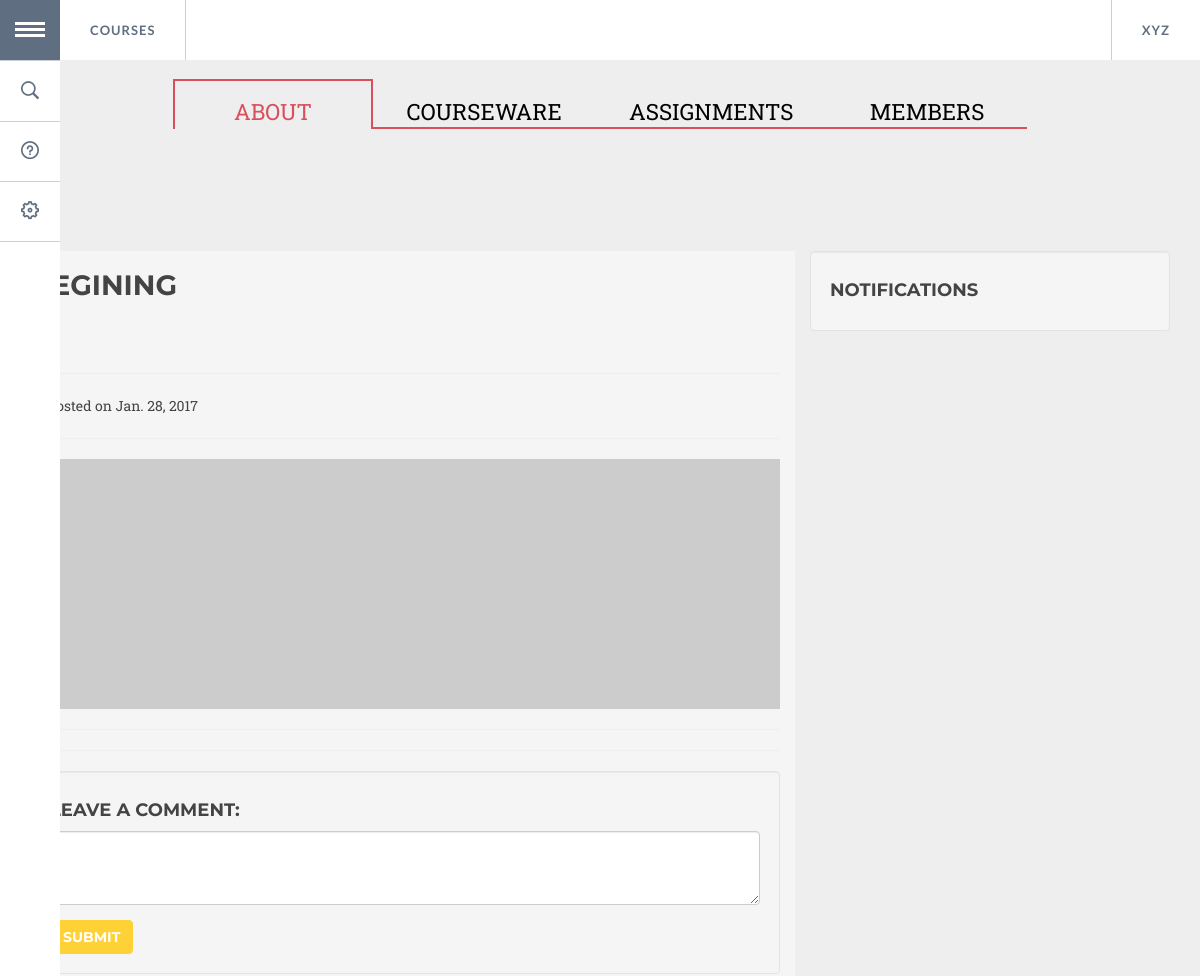
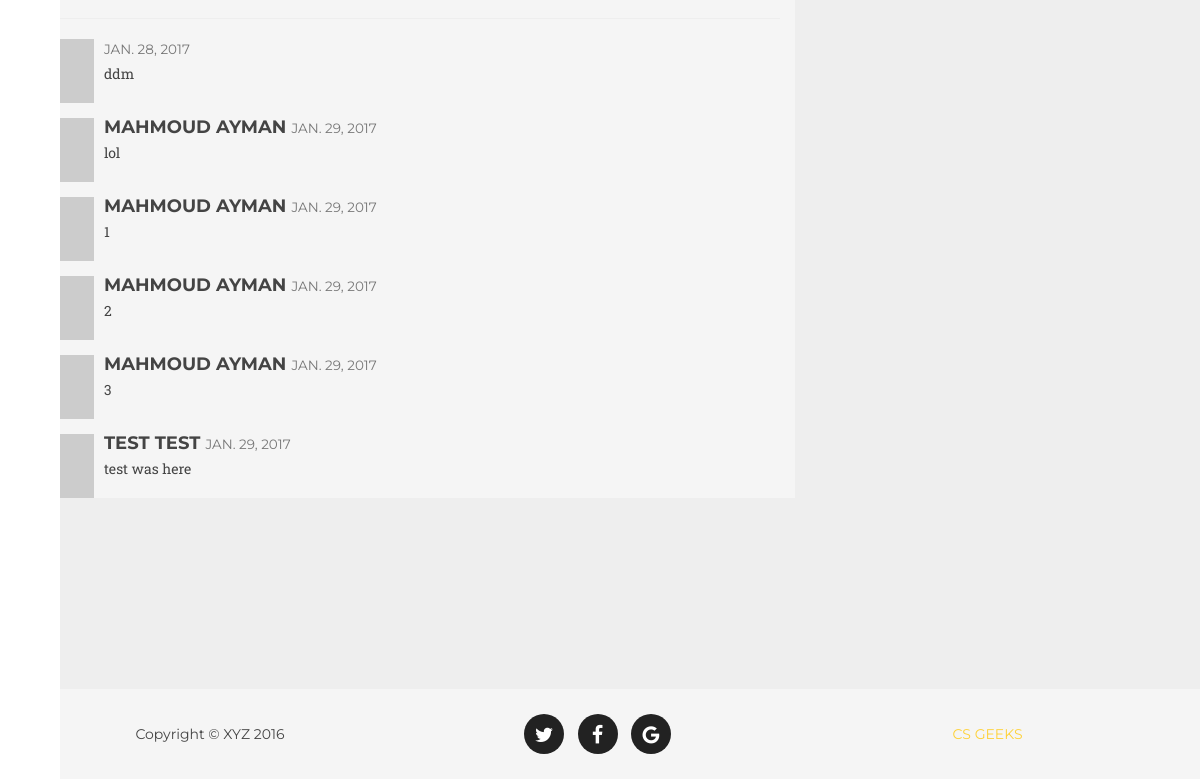
The app's page /courses/6/ (signed in) with its own data (2 pictures, top to bottom).
### courses/models.py (models this page shows, shortened)
class Post(models.Model):
    title=models.CharField(max_length=200, default="")
    by = models.CharField(max_length=200, default="")
    date=models.DateField(auto_now_add=True)
    content=models.TextField()
    img = models.CharField(max_length=200, default="")
    course=models.ForeignKey(Course, on_delete=models.CASCADE)

class Comment(models.Model):
    title=models.CharField(max_length=200, default="")
    content=models.TextField()
    date=models.DateField(auto_now_add=True)
    course=models.ForeignKey(Course, on_delete=models.CASCADE)

### courses/views.py (the view)
# urls.py: url(r'^(?P<course_id>[0-9]+)/$', views.getCourseAbout, name="about"),
def getCourseAbout (request, course_id):
	data =checkAuth(request)
	if(data!=False):
		name = Course.objects.get(pk=course_id).title
		Posts=Course.objects.get(pk=course_id).post_set.all()
		Notis=Course.objects.get(pk=course_id).notification_set.all()
		coms=Course.objects.get(pk=course_id).comment_set.all()
		context={'post':Posts, 'not':Notis,'com':coms,'cid':course_id}
		return render(request, "courses/about.html",context)
	else:
		return render(request, 'courses/form.html')

### courses/views.py (called while the page is built)
def checkAuth (request):
	try:
		m_id=request.session['member_id']
	except KeyError:
		return False
	return m_id

### courses/templates/courses/about.html (shortened to what this page needs)
{% load static %}
<!DOCTYPE html>
<html lang="en" class="no-js">
	<head>
 	        <link href="{% static 'courses/static/vendor/bootstrap/css/bootstrap.min.css'%}" rel="stylesheet">
 		<link rel="stylesheet" type="text/css" href="{% static 'courses/static/css/demo2.css'%}" />
		<link rel="stylesheet" type="text/css" href="{% static 'courses/static/css/component2.css'%}" />
		<link href="{% static 'courses/static/vendor/font-awesome/css/font-awesome.min.css'%}" rel="stylesheet" type="text/css">
    <link rel="stylesheet" type="text/css" href="{% static 'courses/static/css/normalize3.css'%}" />
	<link rel="stylesheet" type="text/css" href="{% static 'courses/static/css/demo3.css'%}" />
	<link rel="stylesheet" type="text/css" href="{% static 'courses/static/css/component3.css'%}" />
    <link href="{% static 'courses/static/css/agency.min.css'%}" rel="stylesheet">
	</head>
	<body style="background-color: #f5f5f5;">
		<div class="container" style=" width: 100%;">
			<ul id="gn-menu" class="gn-menu-main" style="z-index: 20;">
				<li class="gn-trigger">
					<a class="gn-icon gn-icon-menu"><span>Menu</span></a>
					<nav class="gn-menu-wrapper">
						<div class="gn-scroller">
							<ul class="gn-menu">
								<li class="gn-search-item">
									<input placeholder="Search" type="search" class="gn-search">
									<a class="gn-icon gn-icon-search"><span>Search</span></a>
								</li>
								<li><a class="gn-icon gn-icon-help">Help</a></li>
								<li><a href="/courses/logout/" class="gn-icon gn-icon-cog">Log Out</a></li>
							</ul>
						</div>
					</nav>
				</li>
				<li><a href="">Courses</a></li>
				<li><a href="">XYZ</a></li>
			</ul>
		</div>
		<div>
		    <section id="portfolio" class="bg-light-gray" style="padding-top: 55px;">
		    	<section class="section section--menu" id="Ceres">
					<span class="link-copy"></span>
					<nav class="menu menu--ceres">
						<ul class="menu__list">
							<li class="menu__item menu__item--current"><a href="#" class="menu__link">About</a></li>
							<li class="menu__item"><a href="#" class="menu__link">Courseware</a></li>
							<li class="menu__item"><a href="#" class="menu__link">Assignments</a></li>
							<li class="menu__item"><a href="#" class="menu__link">Members</a></li>
						</ul>
					</nav>
				</section>
			    <div class="container" style="margin: 0 auto;">
			        <div class="row">
			            <div  class="col-lg-8" style="background-color:#f5f5f5">
			                {% for i in post %}
			                <h1>{{i.title}}</h1>
			                <p class="lead">
			                </p>
			                <hr>
			                <p> Posted on {{i.date}}</p>
			                <hr>
			                <img class="img-responsive" src="http://placehold.it/900x300" alt="">
			                <hr>
			                <hr>
			                {%endfor%}
			                <div class="well">
			                    <h4>Leave a Comment:</h4>
			                    <form action="{% url 'courses:comment' cid %}" role="form" method="POST">
			                        <div class="form-group">
			                            <textarea name="text" class="form-control" rows="3"></textarea>
			                        </div>
			                        <button type="submit" class="btn btn-primary">Submit</button>
			                    </form>
			                </div>
			                <hr>
			                {% for i in com%}
			                <div class="media">
			                    <a class="pull-left" href="#">
			                        <img class="media-object" src="http://placehold.it/64x64" alt="">
			                    </a>
			                    <div class="media-body">
			                        <h4 class="media-heading">{{i.title}}
			                            <small>{{i.date}}</small>
			                        </h4>
			                        {{i.content}}
			                    </div>
			                </div>
			                {%endfor%}
			            </div>
			            <div class="col-md-4">
			                <div class="well">
			                    <h4>Notifications</h4>
			                </div>
			            </div>
			        </div>
			        <hr>
			    </div>
		    </section>
		</div>
		<footer>
	        <div class="container">
	            <div class="row">
	                <div class="col-md-4">
	                    <span class="copyright">Copyright &copy; XYZ 2016</span>
	                </div>
	                <div class="col-md-4">
	                    <ul class="list-inline social-buttons">
	                        <li><a href="#"><i class="fa fa-twitter"></i></a>
	                        </li>
	                        <li><a href="#"><i class="fa fa-facebook"></i></a>
	                        </li>
	                        <li><a href="#"><i class="fa fa-google"></i></a>
	                        </li>
	                    </ul>
	                </div>
	                <div class="col-md-4">
	                    <ul class="list-inline quicklinks">
	                        <li><a href="#">CS GEEKS</a>
	                        </li>
	                    </ul>
	                </div>
	            </div>
	        </div>
    	</footer>
	</body>
</html>

### courses/static/courses/static/css/demo2.css (style rules this page uses)
body { background: #34495e; }

### courses/static/courses/static/css/demo3.css (style rules this page uses)
*, *:after, *:before { -webkit-box-sizing: border-box; box-sizing: border-box; }
body { font-family: 'Avenir Next', Avenir, 'Helvetica Neue', 'Lato', 'Segoe UI', Helvetica, Arial, sans-serif; color: #444; background: #fff; -webkit-font-smoothing: antialiased; -moz-osx-font-smoothing: grayscale; }
a { text-decoration: none; color: #4e3c3e; outline: none; }
.link-copy { position: absolute; top: 2em; right: 2em; width: 20px; height: 20px; cursor: pointer; background: url(../img/link.svg) no-repeat center center; background-size: cover; }
.link-copy::after { content: 'Click to copy direct link'; font-size: 0.85em; font-weight: bold; position: absolute; right: 100%; margin: 0 1em 0 0; white-space: nowrap; pointer-events: none; opacity: 0; color: #ddd; -webkit-transform: translate3d(10px, 0, 0); transform: translate3d(10px, 0, 0); -webkit-transition: -webkit-transform 0.3s, opacity 0.3s; transition: transform 0.3s, opacity 0.3s; }
.link-copy::before { content: ''; position: absolute; top: 50%; left: 50%; width: 50px; height: 50px; margin: -25px 0 0 -25px; opacity: 0; border-radius: 50%; background: #d94f5c; }
.section { display: -webkit-flex; display: flex; -webkit-flex-direction: column; flex-direction: column; -webkit-justify-content: center; justify-content: center; -webkit-align-items: center; align-items: center; }
.section--menu { position: relative; overflow: hidden; height: 15px; padding-top: 5em; padding-bottom: 9em; }

### records on screen
Post: title "BEGINING", date "Jan. 28, 2017"
Comment: date "JAN. 28, 2017", content "ddm"
Comment: title "MAHMOUD AYMAN", date "JAN. 29, 2017", content "lol"
Comment: title "MAHMOUD AYMAN", date "JAN. 29, 2017", content "1"
Comment: title "MAHMOUD AYMAN", date "JAN. 29, 2017", content "2"
Comment: title "MAHMOUD AYMAN", date "JAN. 29, 2017", content "3"
Comment: title "TEST TEST", date "JAN. 29, 2017", content "test was here"
